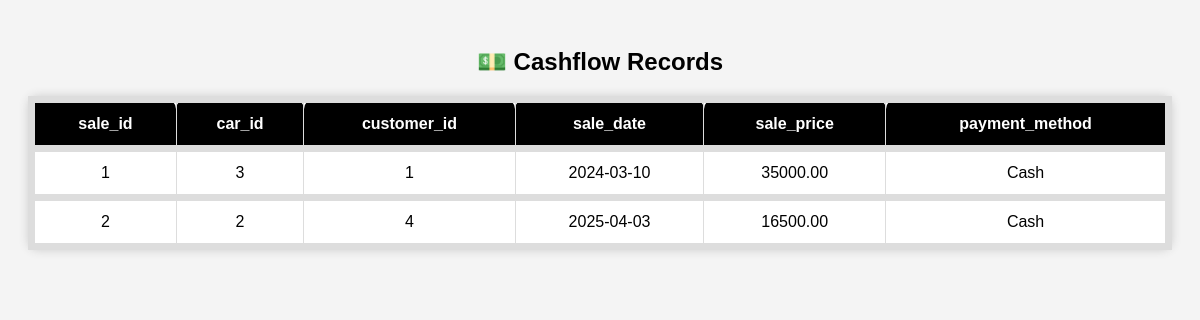
The page /myweb/sales.php on the database its author committed.
### tables this page shows
CREATE TABLE `sales` (
  `sale_id` int(11) NOT NULL,
  `car_id` int(11) DEFAULT NULL,
  `customer_id` int(11) DEFAULT NULL,
  `sale_date` date DEFAULT NULL,
  `sale_price` decimal(10,2) DEFAULT NULL,
  `payment_method` varchar(50) DEFAULT NULL
);

### myweb/sales.php (the view, shortened to what this page needs)
<?php
$servername = "localhost";
$username = "root";
$password = "";
$databasename = "carseller";
$conn = new mysqli($servername, $username, $password, $databasename);
$sql = "SELECT * FROM sales";
$result = $conn->query($sql);
?>
<!DOCTYPE html>
<html>
<head>
</head>
<body>
    <h2>💵 Cashflow Records</h2>
    <?php
    if ($result && $result->num_rows > 0) {
        echo "<table><tr>";
        while ($field = $result->fetch_field()) {
            echo "<th>{$field->name}</th>";
        }
        echo "</tr>";
        while ($row = $result->fetch_assoc()) {
            echo "<tr>";
            foreach ($row as $cell) {
                echo "<td>" . htmlspecialchars($cell) . "</td>";
            }
            echo "</tr>";
        }
        echo "</table>";
    } else {
        echo "<p>No results found or query error.</p>";
    }
    ?>
</body>
</html>

### myweb/sales.php (style rules this page uses)
body { font-family: Arial, sans-serif; background: #f4f4f4; padding: 20px; }
table { width: 100%; border-collapse: collapse; background: #fff; box-shadow: 0 0 10px #ccc; border-radius: 10px; }
th, td { padding: 12px; border: 1px solid #ddd; text-align: center; border-radius:10px 10px 0 0; }
th { background:#000; color: white; }
tr { padding: 12px; border: 7px solid #ddd; text-align: center; border-radius: 10px 10px 0 0px; }
h2 { text-align: center; margin-bottom: 20px; }

### rows shown on the page
sales: cell "1", car "3", sale_date "2024-03-10", sale_price "35000.00", payment_method "Cash"
sales: cell "2", customer "4", sale_date "2025-04-03", sale_price "16500.00", payment_method "Cash"

### other values the page prints
$field->name "sale_id"
$field->name "car_id"
$field->name "customer_id"
$field->name "sale_date"
$field->name "sale_price"
$field->name "payment_method"
